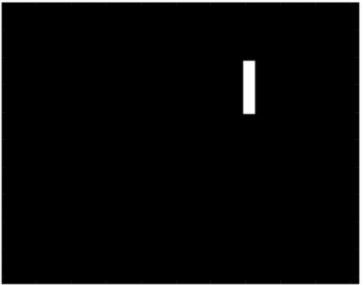
%> input picture rec.png, 363 x 285 px
$ octave imageRec.m   (GNU Octave 9; MATLAB toolbox functions it lacks are replaced by stand-ins)
%> lines starting %> are read from the running program, lines starting %| are printed output that depends on the picture
clc;clear;close all; % clear command window,workspce,all figures
% save the image in current directory
% load the image
g=imread('rec.png');
%> g is the input picture: size 285x363x3 uint8; min 0, max 255, mean 8.2

% the image has the size 285*363*3
% you need to resize the image otherwise you won't be able
% to use the row 512 ,also this image is in rgb so you
% need to convert into a gray image
g=imresize(g,[600,700]); % resize to 600*700*3
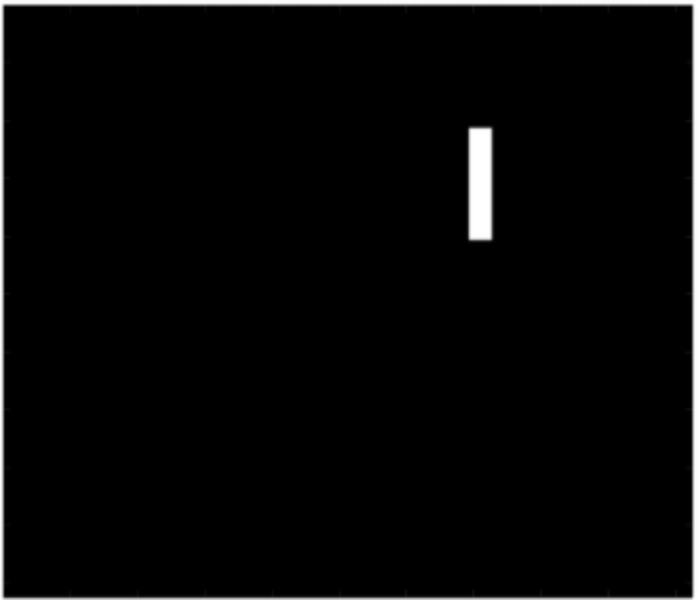
%> g: size 600x700x3 uint8; min 0, max 255, mean 8.2

% convert to gray scale
g=rgb2gray(g);
%> g: size 600x700 uint8

% display the image using colormap
figure; % create a figure1
imagesc(g);
colormap("gray") % colormap to be gray
title("original image")
% calculate the row 512 of the image
figure; % figure2
plot(g(512,:))
title("The row 512 of the image g")
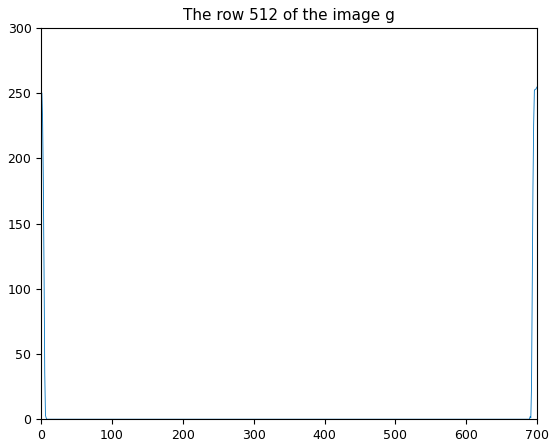
%> figure redrawn from the program's plot data; curve peaks at x = 700, y = 255

% calculat the discrete fourier transform of the row 512
% using the fft(fast fourier transform) alhgorithm
a=fft(g(512,:));

% plot the magnitude of the fourier transform of the row 512
figure; % figure3
plot(abs(a))
title("Magnitude of the Fourier Transform of the row 512")
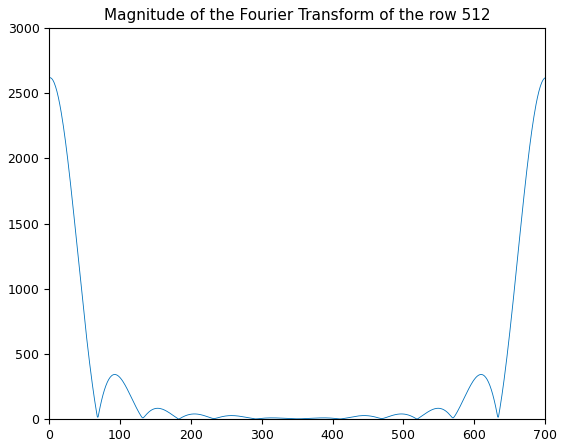
%> figure redrawn from the program's plot data; curve peaks at x = 1, y = 2619

figure; % figure 4
plot(g(:,512)) % plot the 512th column of the image array g
title("Column 512")
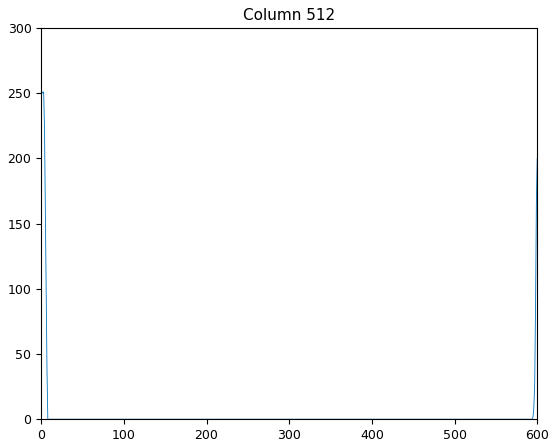
%> figure redrawn from the program's plot data; curve peaks at x = 1, y = 251

% calculate the dft(discrete fourier transform)
b=fft(g(:,512));
figure; % figure 5
plot(abs(b))
title("The magnitude of the DFT of the column 512 of the image g")
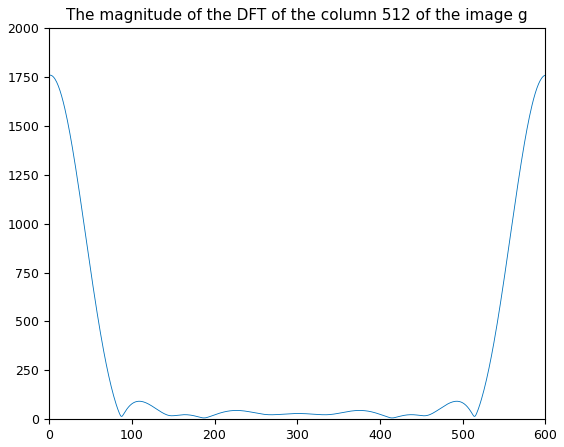
%> figure redrawn from the program's plot data; curve peaks at x = 1, y = 1759


% DFT but of the 2D array and returns 2D DFT
F=fft2(g); % this is equivalent to fft(fft(X).').' .' is the shortcut for transpose

figure; % figure 6
imshow(abs(F),[]); % plot the 2D DFT as an image
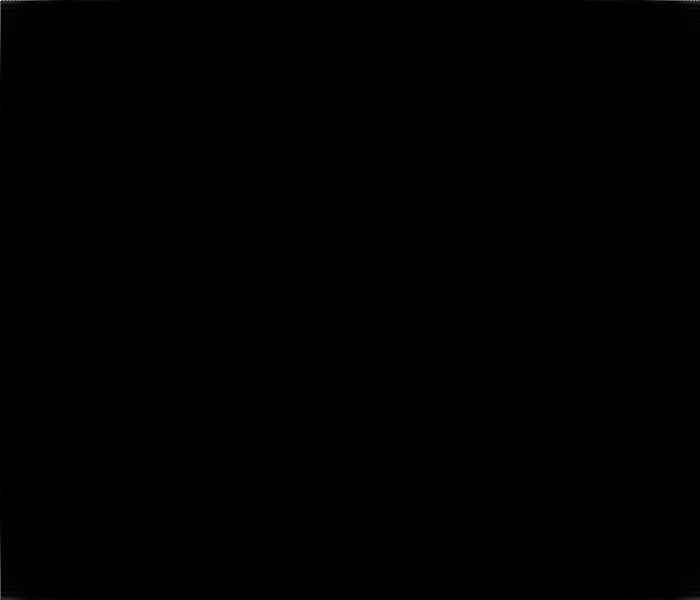
%> displayed picture: size 600x700, on the screen's scale of 0 to 255; min 0, max 255, mean 0.1
title("magnitude of the 2D DFT")

% this shifts the zero frequency component of F to the center of the array
% F
Fc=fftshift(F);
figure; % figure 7
imshow(abs(Fc), []);
title("magnitude of the shifted 2D DFT")

% loagrithim transformation of the shifted DFT Fc
Fc2 = log(1 + abs(Fc));
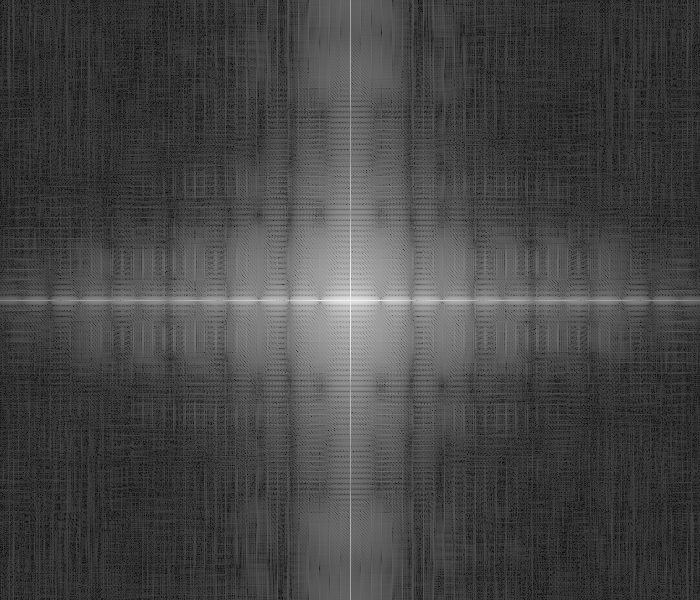
%> Fc2: size 600x700 double; min 0.081, max 15.05, mean 4.21; drawn with min black and max white

figure; % figure 8
imshow(abs(Fc2),[]);
title("magnitude of the log transformed shifted DFT")
